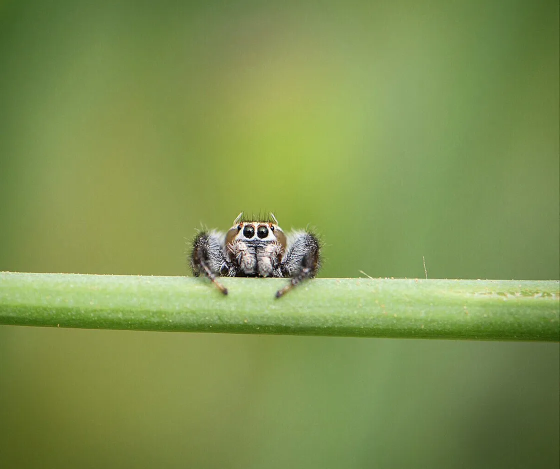
#> input picture LABORATORIOS/1. LECTURA DE IMAGENES Y VIDEOS/arania-saltarina.webp, 1119 x 937 px (shown at 1/2 size)
$ jupyter execute 1.iniciando.ipynb
#> lines starting #> are read from the running program, lines starting #| are printed output that depends on the picture
[cell 1]
import cv2

[cell 2]
# Lectura de la imagen imread(ruta)
img = cv2.imread("arania-saltarina.webp", 0)
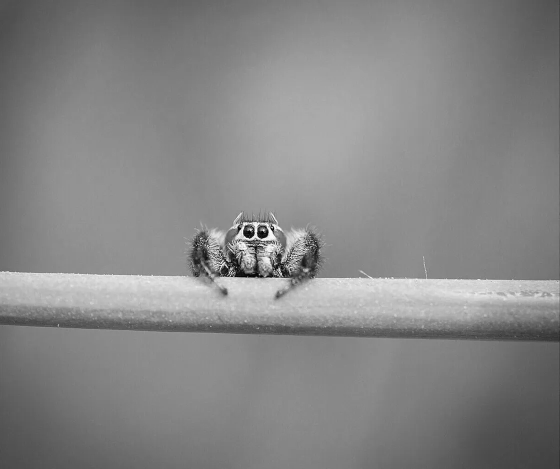
#> img: shape (937, 1119) (shown at 1/2 size); min 0, max 255, mean 133.8

# Mostrar la imagen
# cv2.imshow("imagen", img)
# cv2.waitKey(0)
# cv2.destroyAllWindows()

# Ajustar las dimensiones
img1 = cv2.resize(img, (276, 183))
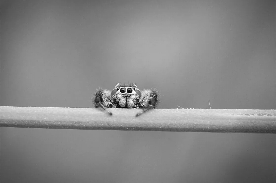
#> img1: shape (183, 276); min 3, max 253, mean 133.7
# segunda forma de redimensionar una imagen
# Se define el punto de partida (0,0) y luego de forma porcentual el factor de crecimiento (puede superar 1 o 100%)
img1 = cv2.resize(img, (0,0), fx=0.25, fy=0.25)
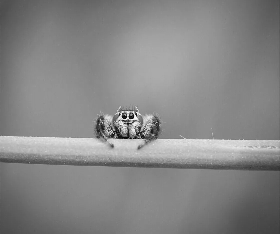
#> img1: shape (234, 280); min 1, max 250, mean 133.9
cv2.imshow("Resize Saltarina", img1)
cv2.waitKey(0)
cv2.destroyAllWindows()

# Segunda imagen
img2 = cv2.imread("./saltarina.jpg", 0)
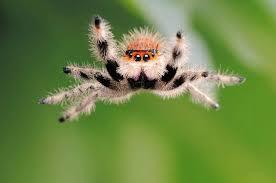
#> input picture LABORATORIOS/1. LECTURA DE IMAGENES Y VIDEOS/saltarina.jpg, 276 x 183 px
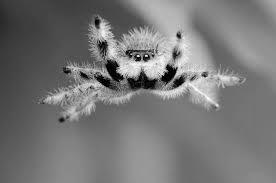
#> img2: shape (183, 276); min 0, max 255, mean 118.6
cv2.imshow("Saltarina", img2)
cv2.waitKey(0)
cv2.destroyAllWindows()
